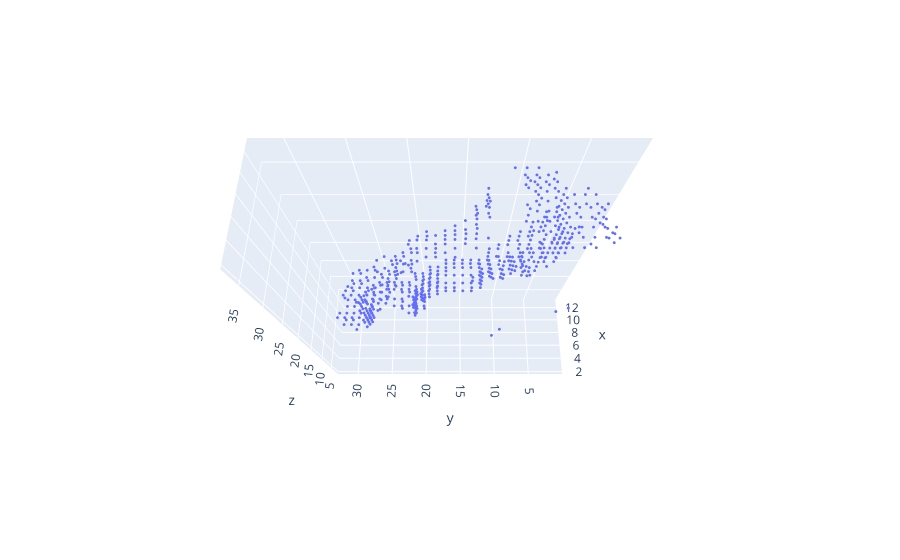

The notebook cell this image was saved under:
### Code cell
# Draws last volume in the brochette
cld.draw(list(SPAM_vols.values())[-1], th_min=0.3)

### Figure 1 — Plotly figure (JSON) as saved in the notebook; plotly's stock layout.template omitted (floating-point values rounded to 4 significant figures; data arrays with more than 128 entries replaced by an {"elided": "..."} marker saying what was removed)
{"data": [{"marker": {"opacity": 1, "size": 1}, "mode": "markers", "type": "scatter3d", "x": {"elided": "602 int values"}, "y": {"elided": "602 int values"}, "z": {"elided": "602 int values"}}], "layout": {"legend": {"itemsizing": "constant"}, "scene": {"aspectmode": "data", "camera": {"eye": {"x": -0.8, "y": 0, "z": 2}}}, "title": {"text": ""}}}
